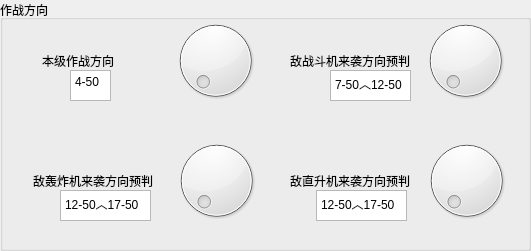
  <widget class="QGroupBox" name="groupBox_3">
   <property name="geometry">
    <rect>
     <x>30</x>
     <y>320</y>
     <width>531</width>
     <height>251</height>
    </rect>
   </property>
   <property name="title">
    <string>作战方向</string>
   </property>
   <widget class="QLabel" name="label_52">
    <property name="geometry">
     <rect>
      <x>42</x>
      <y>50</y>
      <width>91</width>
      <height>21</height>
     </rect>
    </property>
    <property name="text">
     <string>本级作战方向</string>
    </property>
   </widget>
   <widget class="QDial" name="dial">
    <property name="geometry">
     <rect>
      <x>170</x>
      <y>10</y>
      <width>91</width>
      <height>101</height>
     </rect>
    </property>
   </widget>
   <widget class="QLabel" name="label_57">
    <property name="geometry">
     <rect>
      <x>290</x>
      <y>50</y>
      <width>131</width>
      <height>21</height>
     </rect>
    </property>
    <property name="text">
     <string>敌战斗机来袭方向预判</string>
    </property>
   </widget>
   <widget class="QDial" name="dial_2">
    <property name="geometry">
     <rect>
      <x>420</x>
      <y>10</y>
      <width>91</width>
      <height>101</height>
     </rect>
    </property>
   </widget>
   <widget class="QLabel" name="label_59">
    <property name="geometry">
     <rect>
      <x>290</x>
      <y>170</y>
      <width>131</width>
      <height>21</height>
     </rect>
    </property>
    <property name="text">
     <string>敌直升机来袭方向预判</string>
    </property>
   </widget>
   <widget class="QDial" name="dial_4">
    <property name="geometry">
     <rect>
      <x>421</x>
      <y>130</y>
      <width>91</width>
      <height>101</height>
     </rect>
    </property>
   </widget>
   <widget class="QLabel" name="label_58">
    <property name="geometry">
     <rect>
      <x>33</x>
      <y>170</y>
      <width>131</width>
      <height>21</height>
     </rect>
    </property>
    <property name="text">
     <string>敌轰炸机来袭方向预判</string>
    </property>
   </widget>
   <widget class="QDial" name="dial_3">
    <property name="geometry">
     <rect>
      <x>171</x>
      <y>130</y>
      <width>91</width>
      <height>101</height>
     </rect>
    </property>
   </widget>
   <widget class="QTextBrowser" name="textBrowser_8">
    <property name="geometry">
     <rect>
      <x>330</x>
      <y>70</y>
      <width>81</width>
      <height>31</height>
     </rect>
    </property>
    <property name="html">
     <string>&lt;!DOCTYPE HTML PUBLIC &quot;-//W3C//DTD HTML 4.0//EN&quot; &quot;http://www.w3.org/TR/REC-html40/strict.dtd&quot;&gt;
&lt;html&gt;&lt;head&gt;&lt;meta name=&quot;qrichtext&quot; content=&quot;1&quot; /&gt;&lt;style type=&quot;text/css&quot;&gt;
p, li { white-space: pre-wrap; }
&lt;/style&gt;&lt;/head&gt;&lt;body style=&quot; font-family:'SimSun'; font-size:9pt; font-weight:400; font-style:normal;&quot;&gt;
&lt;p style=&quot; margin-top:0px; margin-bottom:0px; margin-left:0px; margin-right:0px; -qt-block-indent:0; text-indent:0px;&quot;&gt;&lt;span style=&quot; font-family:'仿宋_GB2312'; color:#000000;&quot;&gt;7-50︿12-50&lt;/span&gt;&lt;/p&gt;&lt;/body&gt;&lt;/html&gt;</string>
    </property>
   </widget>
   <widget class="QTextBrowser" name="textBrowser_9">
    <property name="geometry">
     <rect>
      <x>70</x>
      <y>70</y>
      <width>41</width>
      <height>31</height>
     </rect>
    </property>
    <property name="html">
     <string>&lt;!DOCTYPE HTML PUBLIC &quot;-//W3C//DTD HTML 4.0//EN&quot; &quot;http://www.w3.org/TR/REC-html40/strict.dtd&quot;&gt;
&lt;html&gt;&lt;head&gt;&lt;meta name=&quot;qrichtext&quot; content=&quot;1&quot; /&gt;&lt;style type=&quot;text/css&quot;&gt;
p, li { white-space: pre-wrap; }
&lt;/style&gt;&lt;/head&gt;&lt;body style=&quot; font-family:'SimSun'; font-size:9pt; font-weight:400; font-style:normal;&quot;&gt;
&lt;p style=&quot; margin-top:0px; margin-bottom:0px; margin-left:0px; margin-right:0px; -qt-block-indent:0; text-indent:0px;&quot;&gt;&lt;span style=&quot; font-family:'仿宋_GB2312'; color:#000000;&quot;&gt;4-50&lt;/span&gt;&lt;/p&gt;&lt;/body&gt;&lt;/html&gt;</string>
    </property>
   </widget>
   <widget class="QTextBrowser" name="textBrowser_10">
    <property name="geometry">
     <rect>
      <x>60</x>
      <y>190</y>
      <width>91</width>
      <height>31</height>
     </rect>
    </property>
    <property name="html">
     <string>&lt;!DOCTYPE HTML PUBLIC &quot;-//W3C//DTD HTML 4.0//EN&quot; &quot;http://www.w3.org/TR/REC-html40/strict.dtd&quot;&gt;
&lt;html&gt;&lt;head&gt;&lt;meta name=&quot;qrichtext&quot; content=&quot;1&quot; /&gt;&lt;style type=&quot;text/css&quot;&gt;
p, li { white-space: pre-wrap; }
&lt;/style&gt;&lt;/head&gt;&lt;body style=&quot; font-family:'SimSun'; font-size:9pt; font-weight:400; font-style:normal;&quot;&gt;
&lt;p style=&quot; margin-top:0px; margin-bottom:0px; margin-left:0px; margin-right:0px; -qt-block-indent:0; text-indent:0px;&quot;&gt;&lt;span style=&quot; font-family:'仿宋_GB2312'; color:#000000;&quot;&gt;12-50︿17-50&lt;/span&gt;&lt;/p&gt;&lt;/body&gt;&lt;/html&gt;</string>
    </property>
   </widget>
   <widget class="QTextBrowser" name="textBrowser_11">
    <property name="geometry">
     <rect>
      <x>316</x>
      <y>190</y>
      <width>91</width>
      <height>31</height>
     </rect>
    </property>
    <property name="html">
     <string>&lt;!DOCTYPE HTML PUBLIC &quot;-//W3C//DTD HTML 4.0//EN&quot; &quot;http://www.w3.org/TR/REC-html40/strict.dtd&quot;&gt;
&lt;html&gt;&lt;head&gt;&lt;meta name=&quot;qrichtext&quot; content=&quot;1&quot; /&gt;&lt;style type=&quot;text/css&quot;&gt;
p, li { white-space: pre-wrap; }
&lt;/style&gt;&lt;/head&gt;&lt;body style=&quot; font-family:'SimSun'; font-size:9pt; font-weight:400; font-style:normal;&quot;&gt;
&lt;p style=&quot; margin-top:0px; margin-bottom:0px; margin-left:0px; margin-right:0px; -qt-block-indent:0; text-indent:0px;&quot;&gt;&lt;span style=&quot; font-family:'仿宋_GB2312'; color:#000000;&quot;&gt;12-50︿17-50&lt;/span&gt;&lt;/p&gt;&lt;/body&gt;&lt;/html&gt;</string>
    </property>
   </widget>
  </widget>
